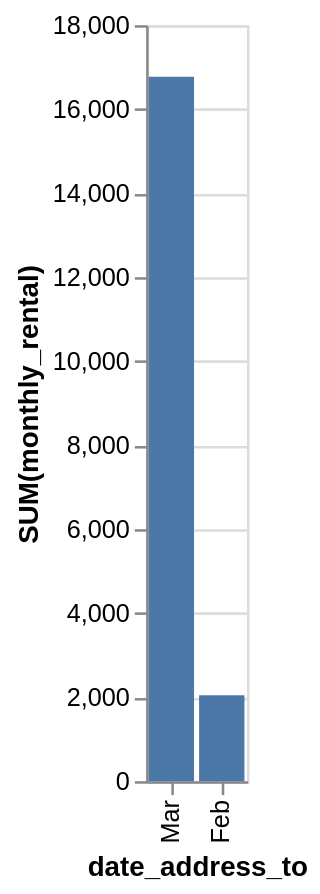

The Vega-Lite source for this figure:
### Vega-Lite specification from a JSON file in a GitHub repository (floating-point values rounded to 4 significant figures)
{"data": {"values": [{"x_data": "Feb", "y_data": 2044}, {"x_data": "Mar", "y_data": 16770}]}, "mark": "bar", "encoding": {"x": {"field": "x_data", "type": "nominal", "title": "date_address_to", "sort": {"op": "sum", "field": "y_data", "order": "descending"}}, "y": {"field": "y_data", "type": "quantitative", "title": "SUM(monthly_rental)"}}}
